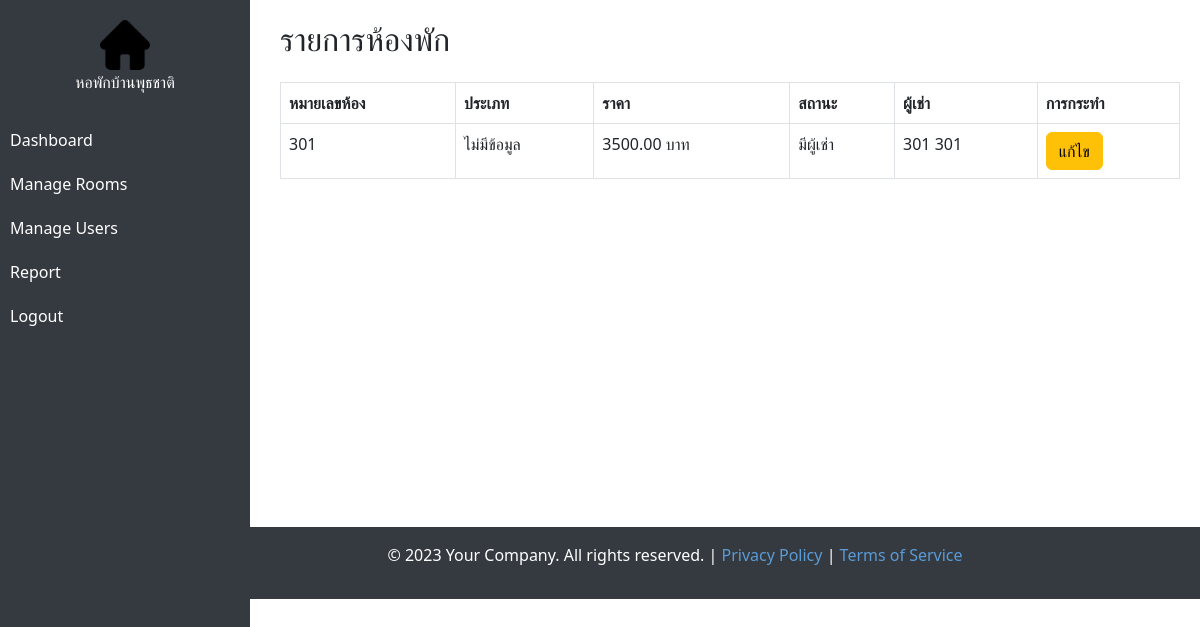
The app's page /admin/manage_rooms.php (signed in), older data.
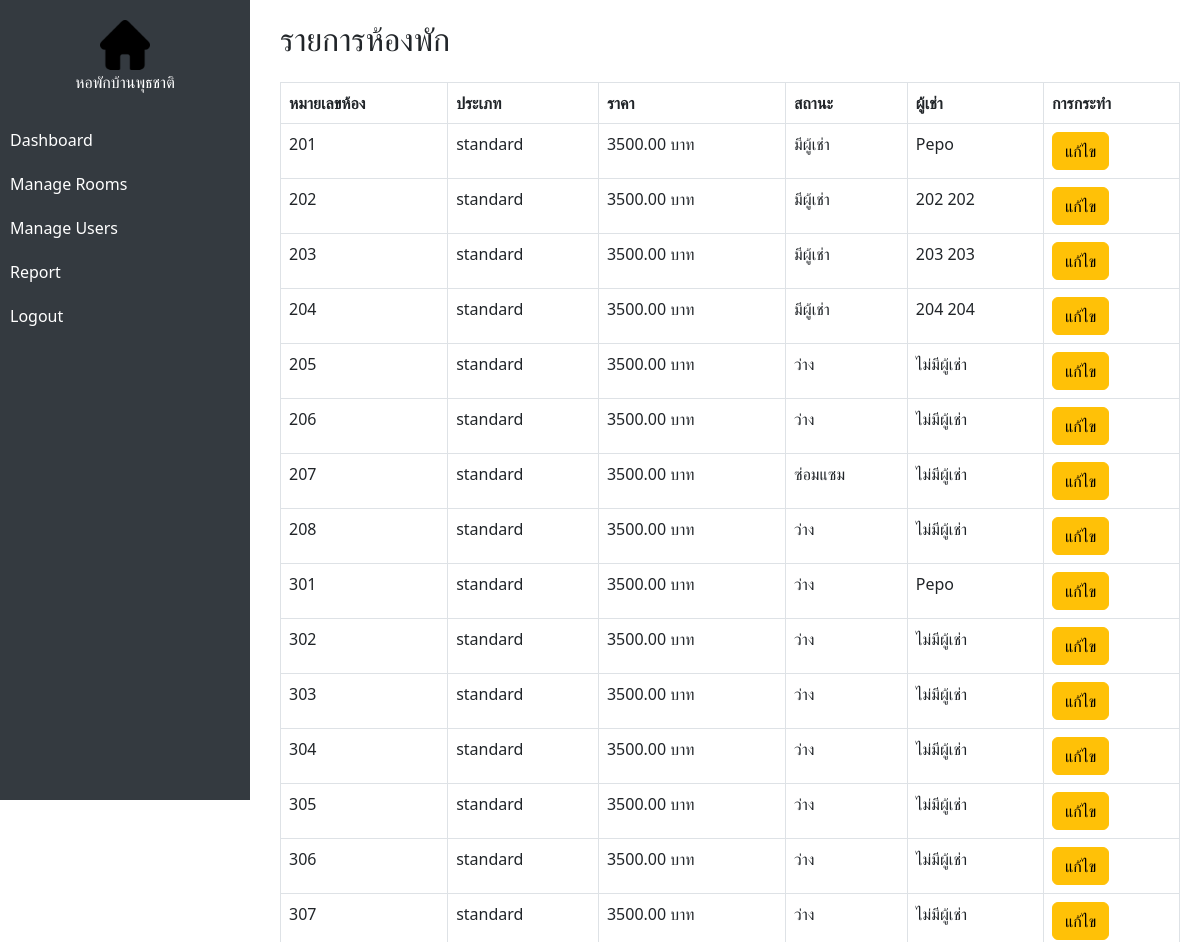
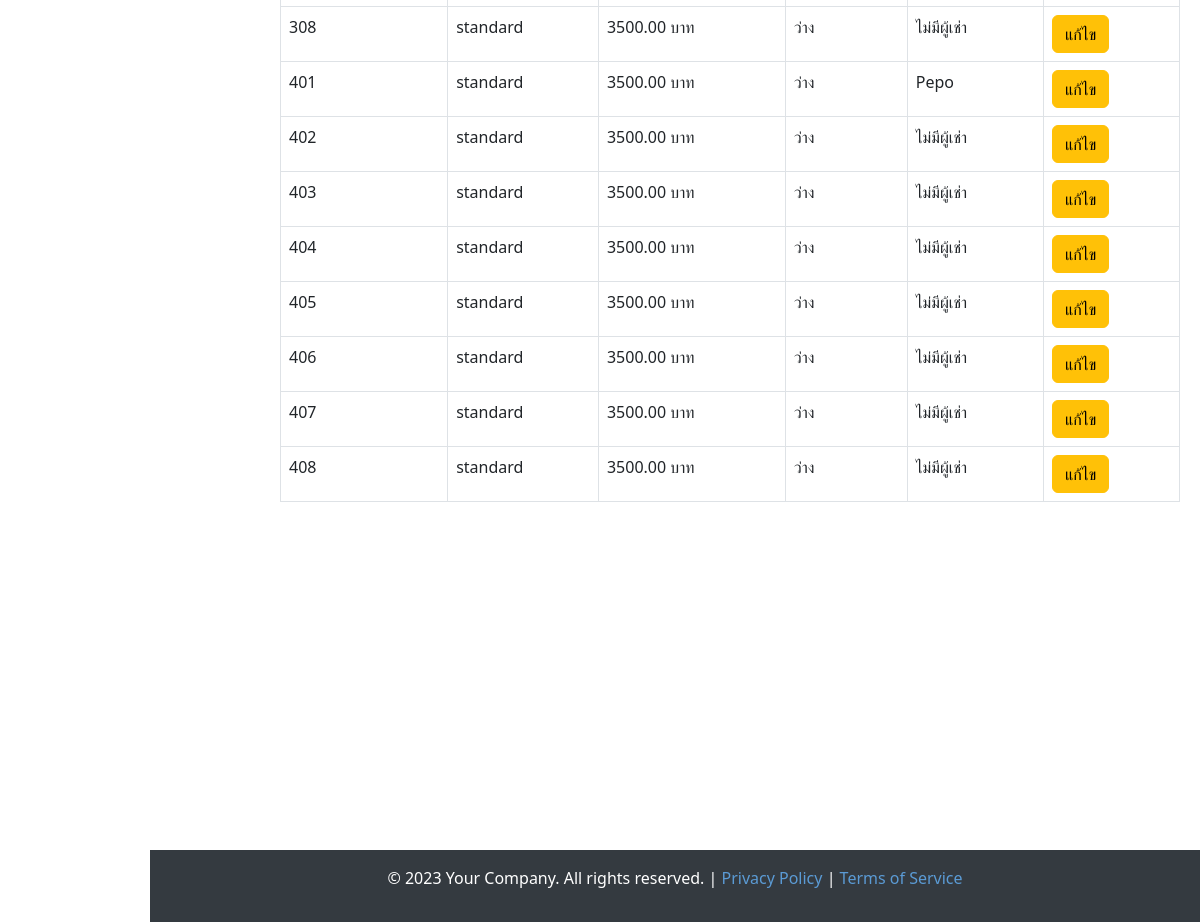
The same page, newer data (2 pictures, top to bottom).
### tables this page shows
CREATE TABLE `rooms` (
  `id` int(11) NOT NULL,
  `room_number` varchar(10) NOT NULL,
  `type` enum('standard','deluxe','vip') NOT NULL,
  `price` decimal(10,2) NOT NULL,
  `status` enum('available','reserved','occupied') DEFAULT 'available',
  `tenant_id` int(11) DEFAULT NULL
);

CREATE TABLE `users` (
  `id` int(11) NOT NULL,
  `username` varchar(50) NOT NULL,
  `password` varchar(255) NOT NULL,
  `role` enum('admin','owner','staff','tenant') NOT NULL,
  `full_name` varchar(100) NOT NULL,
  `phone` varchar(20) DEFAULT NULL,
  `email` varchar(100) DEFAULT NULL,
  `created_at` timestamp NOT NULL DEFAULT current_timestamp()
);

### admin/manage_rooms.php (the view, shortened to what this page needs)
<?php
include("../config/database.php");
$result = $conn->query("SELECT * FROM rooms");
?>
<!DOCTYPE html>
<html lang="en">
<head>
    <link href="https://cdn.jsdelivr.net/npm/bootstrap@5.3.0/dist/css/bootstrap.min.css" rel="stylesheet">
</head>
<body>
    <div class="sidebar">
<img src="../assets/images/home.png" alt="Logo" width="50">
<center style="color: white;">หอพักบ้านพุธชาติ</center>
<br>
<a href="dashboard.php">Dashboard</a>
<a href="manage_rooms.php">Manage Rooms</a>
<a href="manage_users.php">Manage Users</a>
<a href="reports.php">Report</a>
<a href="../public/logout.php">Logout</a>
</div>
    <div class="content">
        <h2 class="mb-4">รายการห้องพัก</h2>
        <table class="table table-bordered">
            <thead>
                <tr>
                    <th>หมายเลขห้อง</th>
                    <th>ประเภท</th>
                    <th>ราคา</th>
                    <th>สถานะ</th>
                    <th>ผู้เช่า</th>
                    <th>การกระทำ</th>
                </tr>
            </thead>
            <tbody>
                <?php while ($row = $result->fetch_assoc()) { ?>
                    <tr>
                        <td><?= $row["room_number"] ?></td>
                        <td>
                            <?php
                            echo $row["type"] ? $row["type"] : 'ไม่มีข้อมูล';
                            ?>
                        </td>
                        <td><?= $row["price"] ?> บาท</td>
                        <td>
    <?php
    $status_labels = [
        'available' => 'ว่าง',
        'reserved' => 'ซ่อมแซม',
        'occupied' => 'มีผู้เช่า'
    ];
    echo $status_labels[$row['status']] ?? 'ไม่ทราบสถานะ';
    ?>
</td>
                        <td>
                            <?php
                            if (!empty($row["tenant_id"])) {
                                $tenant_id = $row["tenant_id"];
                                $tenant_result = $conn->query("SELECT full_name FROM users WHERE id = '$tenant_id'");
                                $tenant = $tenant_result->fetch_assoc();
                                echo $tenant ? $tenant["full_name"] : 'ไม่มีผู้เช่า';
                            } else {
                                echo 'ไม่มีผู้เช่า';
                            }
                            ?>
                        </td>
                        <td><a href="edit_room.php?id=<?= $row["id"] ?>" class="btn btn-warning">แก้ไข</a></td>
                    </tr>
                <?php } ?>
            </tbody>
        </table>
    </div>
    <br>
    <br>
    <br>
    <br>
    <br>
    <br>
    <br>
    <br>
    <br>
    <br>
    <br>
    <br>
    <br>
    <div class="footer">
        <p>&copy; 2023 Your Company. All rights reserved. | <a href="#">Privacy Policy</a> | <a href="#">Terms of Service</a></p>
    </div>
</body>
</html>

### admin/manage_rooms.php (style rules this page uses)
.sidebar { height: 100vh; width: 250px; position: fixed; top: 0; left: 0; background-color: #343a40; padding-top: 20px; }
.sidebar a { padding: 10px; text-decoration: none; color: white; display: block; }
.content { margin-left: 260px; padding: 20px; }
.footer { margin-left: 150px; padding: 16px; background-color: #343a40; color: white; text-align: center; }
.footer a { color: #5b9bd5; text-decoration: none; }
.sidebar img { display: block; margin: 0 auto; border-radius: 10px; }

Row changes from the older to the newer data that the page shows:
changed rooms (number 1 of 24 on the later page): room_number "301" → "201"; type (not shown) → "standard"; tenant.full_name "301 301" → "Pepo"; no longer shows "ไม่มีข้อมูล"
added rooms: room_number "202", type "standard", price "3500.00", status "มีผู้เช่า", tenant.full_name "202 202"
added rooms: room_number "203", type "standard", price "3500.00", status "มีผู้เช่า", tenant.full_name "203 203"
added rooms: room_number "204", type "standard", price "3500.00", status "มีผู้เช่า", tenant.full_name "204 204"
added rooms: room_number "205", type "standard", price "3500.00", status "ว่าง", shows "ไม่มีผู้เช่า"
added rooms: room_number "206", type "standard", price "3500.00", status "ว่าง", shows "ไม่มีผู้เช่า"
added rooms: room_number "207", type "standard", price "3500.00", status "ซ่อมแซม", shows "ไม่มีผู้เช่า"
added rooms: room_number "208", type "standard", price "3500.00", status "ว่าง", shows "ไม่มีผู้เช่า"
added rooms: room_number "301", type "standard", price "3500.00", status "ว่าง", tenant.full_name "Pepo"
added rooms: room_number "302", type "standard", price "3500.00", status "ว่าง", shows "ไม่มีผู้เช่า"
added rooms: room_number "303", type "standard", price "3500.00", status "ว่าง", shows "ไม่มีผู้เช่า"
added rooms: room_number "304", type "standard", price "3500.00", status "ว่าง", shows "ไม่มีผู้เช่า"
added rooms: room_number "305", type "standard", price "3500.00", status "ว่าง", shows "ไม่มีผู้เช่า"
added rooms: room_number "306", type "standard", price "3500.00", status "ว่าง", shows "ไม่มีผู้เช่า"
added rooms: room_number "307", type "standard", price "3500.00", status "ว่าง", shows "ไม่มีผู้เช่า"
added rooms: room_number "308", type "standard", price "3500.00", status "ว่าง", shows "ไม่มีผู้เช่า"
added rooms: room_number "401", type "standard", price "3500.00", status "ว่าง", tenant.full_name "Pepo"
added rooms: room_number "402", type "standard", price "3500.00", status "ว่าง", shows "ไม่มีผู้เช่า"
added rooms: room_number "403", type "standard", price "3500.00", status "ว่าง", shows "ไม่มีผู้เช่า"
added rooms: room_number "404", type "standard", price "3500.00", status "ว่าง", shows "ไม่มีผู้เช่า"
added rooms: room_number "405", type "standard", price "3500.00", status "ว่าง", shows "ไม่มีผู้เช่า"
added rooms: room_number "406", type "standard", price "3500.00", status "ว่าง", shows "ไม่มีผู้เช่า"
added rooms: room_number "407", type "standard", price "3500.00", status "ว่าง", shows "ไม่มีผู้เช่า"
added rooms: room_number "408", type "standard", price "3500.00", status "ว่าง", shows "ไม่มีผู้เช่า"
